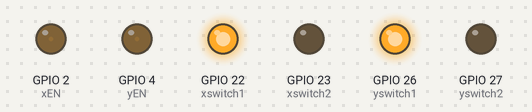
Bench run of a sketch on a simulated ESP32. Shown: output pins drawn as LEDs (lit = HIGH).

Above: at 0.07 s.
At 3.22 s:
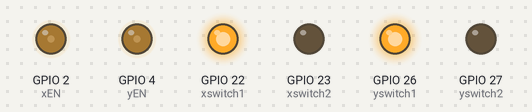
At 9.97 s:
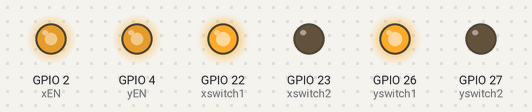
At 19.88 s:
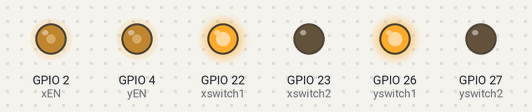
At 29.78 s:
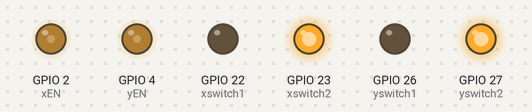
At 39.83 s:
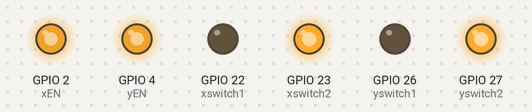
Timing chart, 0 to 40.0 s (numbered marks = the images above):
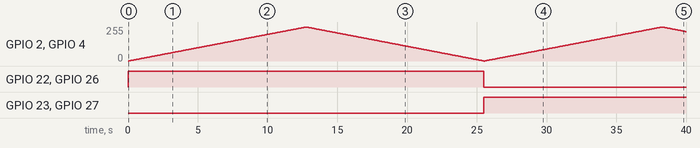

The sketch:

hBridgeTest.ino
```cpp
/*
 Test using one hBridge to switch multiple motors. One in the X and one in the Y direction.
 Video of circuit used and test in operation inside picturesAndVideos
 */

byte xswitch1 = 22;
byte xswitch2 = 23;
byte xEN = 2;
byte yswitch1 = 26;
byte yswitch2 = 27;
byte yEN = 4;
byte speed;

void setup() {
  pinMode(xswitch1, OUTPUT);
  pinMode(xswitch2, OUTPUT);
  pinMode(xEN, OUTPUT);
  pinMode(yswitch1, OUTPUT);
  pinMode(yswitch2, OUTPUT);
  pinMode(yEN, OUTPUT);
}

void loop() {
  //clockwise
  analogWrite(xEN, 0);
  analogWrite(yEN, 0);
  digitalWrite(xswitch1, HIGH);
  digitalWrite(xswitch2, LOW);
  digitalWrite(yswitch1, HIGH);
  digitalWrite(yswitch2, LOW);
  //speed up
  while(speed < 255){
    analogWrite(xEN, speed);
    analogWrite(yEN, speed);
    speed += 1;
    delay(50);
  }
 while(speed > 0){
    analogWrite(xEN, speed);
    analogWrite(yEN, speed);
    speed -= 1;
    delay(50);
  }
  //counterclockwise
  analogWrite(xEN, 0);
  analogWrite(yEN, 0);
  digitalWrite(xswitch1, LOW);
  digitalWrite(xswitch2, HIGH);
  digitalWrite(yswitch1, LOW);
  digitalWrite(yswitch2, HIGH);
  //speed up
  while(speed < 255){
    analogWrite(xEN, speed);
    analogWrite(yEN, speed);
    speed += 1;
    delay(50);
  }
 while(speed > 0){
    analogWrite(xEN, speed);
    analogWrite(yEN, speed);
    speed -= 1;
    delay(50);
  }
}
```

Measured:
- by itself, GPIO 22 (xswitch1), GPIO 26 (yswitch1): LOW → HIGH at 0.00 s, → LOW 25.5 s later
- by itself, GPIO 23 (xswitch2), GPIO 27 (yswitch2): LOW → HIGH at 25.5 s
